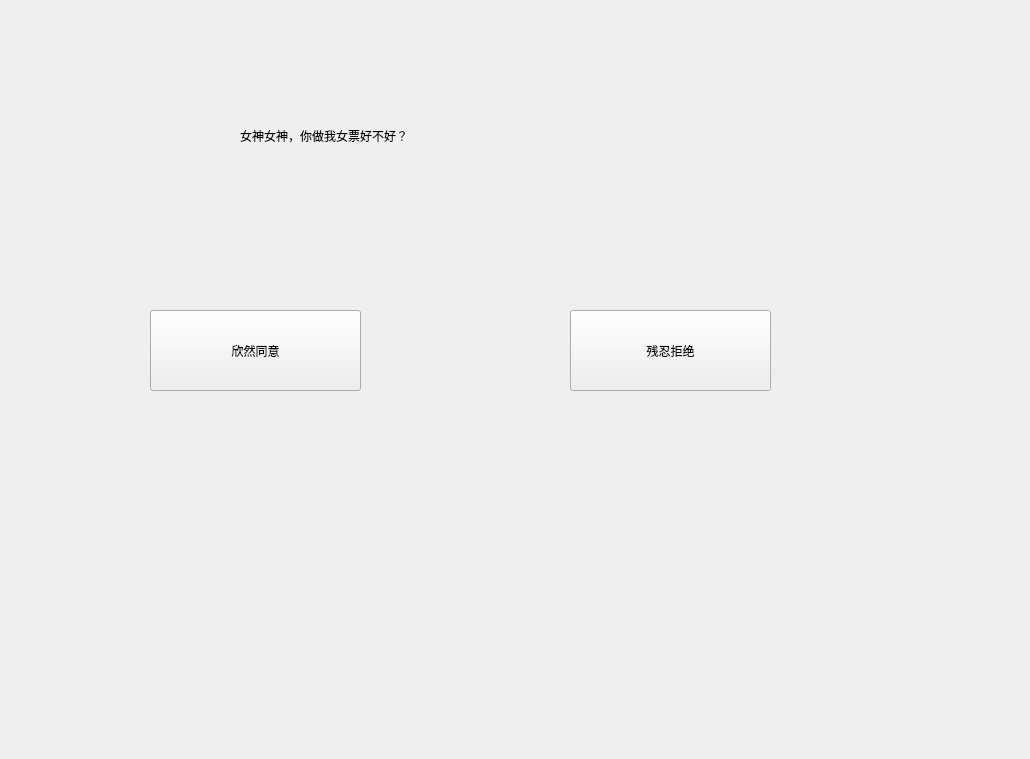
<?xml version="1.0" encoding="UTF-8"?>
<ui version="4.0">
 <class>Widget</class>
 <widget class="QWidget" name="Widget">
  <property name="geometry">
   <rect>
    <x>0</x>
    <y>0</y>
    <width>1030</width>
    <height>759</height>
   </rect>
  </property>
  <property name="windowTitle">
   <string>Widget</string>
  </property>
  <widget class="QLabel" name="label">
   <property name="geometry">
    <rect>
     <x>240</x>
     <y>60</y>
     <width>531</width>
     <height>151</height>
    </rect>
   </property>
   <property name="text">
    <string>女神女神，你做我女票好不好？</string>
   </property>
  </widget>
  <widget class="QPushButton" name="pushButton_accept">
   <property name="geometry">
    <rect>
     <x>150</x>
     <y>310</y>
     <width>211</width>
     <height>81</height>
    </rect>
   </property>
   <property name="text">
    <string>欣然同意</string>
   </property>
  </widget>
  <widget class="QPushButton" name="pushButton_reject">
   <property name="geometry">
    <rect>
     <x>570</x>
     <y>310</y>
     <width>201</width>
     <height>81</height>
    </rect>
   </property>
   <property name="text">
    <string>残忍拒绝</string>
   </property>
  </widget>
 </widget>
 <resources/>
 <connections/>
</ui>
